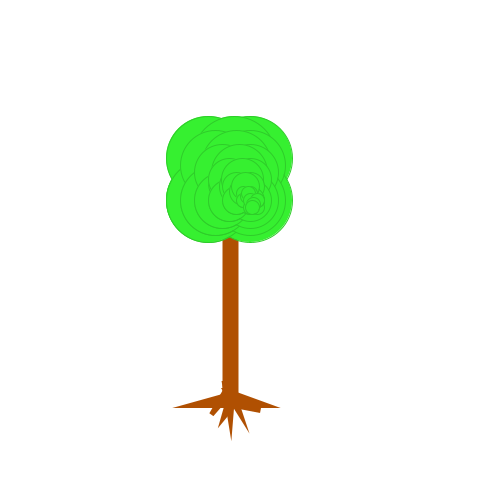
Frame 1 (no input)
Frame 60 (the mouse pressed at the canvas centre just before this capture): identical to frame 1, image omitted
Frame 120 (the mouse held since frame 60 and released just before this capture): identical to frame 1, image omitted

The Processing sketch that drew this single still picture (run headless with seeded random() and noise(); from frame 60 on, the mouse is pressed at the canvas centre):

// Processing sketch: H09_opd9
// ── H09_opd9.pde
int sizeC = 84;

void setup() {
  size(500, 500);
  background(255, 255, 255);
  lijn(230, 400, 230, 200);
  tc(250, 200, sizeC, sizeC);
  dhk(233,393,233,405,190,405);
  dhk(225,390,232,390,211,414);
  dhk(233,393,233,405,266,405);
  dhk(225,390,232,390,240,414);
  dhk(224,383,233,383,230,420);
  dhk(230,404,239,406,260,410);
  dhk(227,403,237,400,223,417);
}

void draw() {
}

void dhk(int x, int y, int x2, int y2, int x3, int y3) {
  stroke(176, 80, 2);
  strokeWeight(5);
  fill(176, 80, 2);
  triangle(x, y, x2, y2, x3, y3);
}

void lijn(int x, int y, int x2, int y2) {
  strokeWeight(16);
  stroke(176, 80, 2);
  line(x, y, x2, y2);
}

void tc(int x, int y, int w, int h) {
  for (int i = 0; i < 8; i++) {
    strokeWeight(1);
    stroke(46, 204, 41);
    fill(54, 240, 48);
    ellipse(x - sizeC/2, y - sizeC/2, sizeC, sizeC);
    ellipse(x, y - sizeC/2, sizeC, sizeC);
    ellipse(x - sizeC/2, y, sizeC, sizeC);
    ellipse(x, y, sizeC, sizeC);
    ellipse(x - sizeC/2, y, sizeC, sizeC);
    ellipse(x - sizeC/4, y - sizeC/3, sizeC, sizeC);
    ellipse(x - sizeC/5, y - sizeC/2, sizeC, sizeC);
    sizeC -= 14;
  }
}
